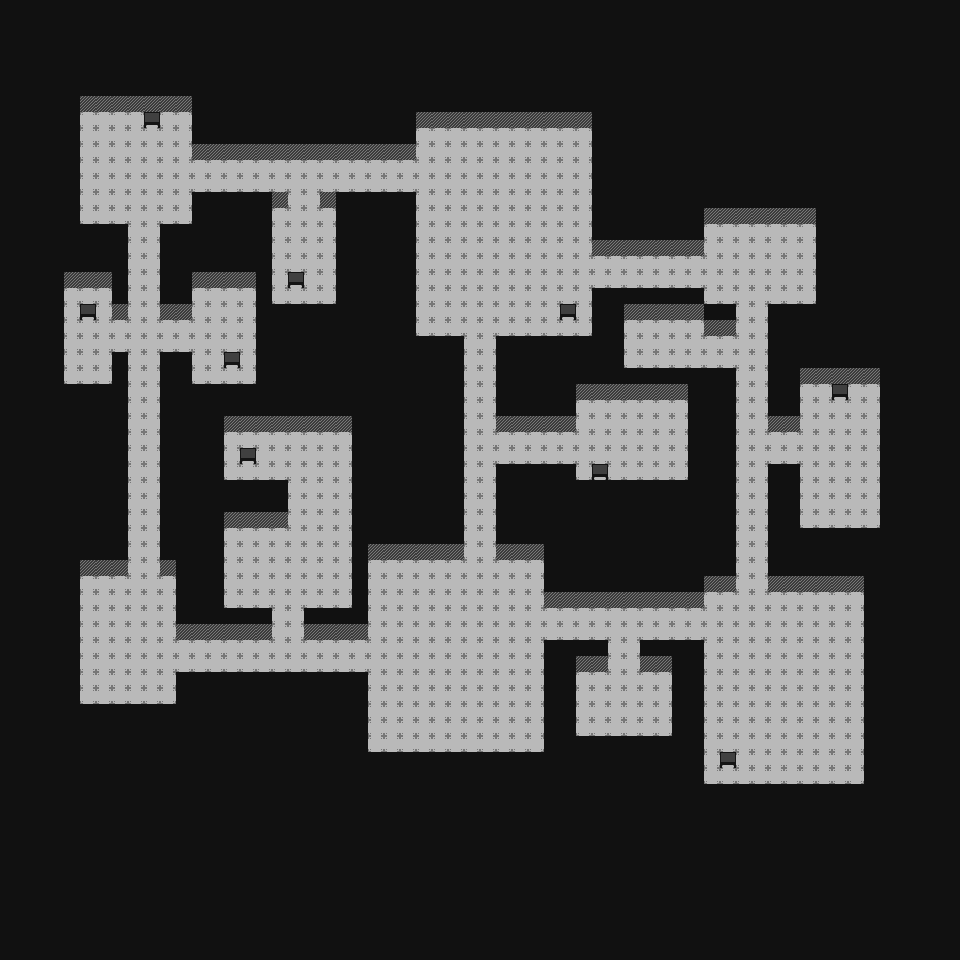

A 2D game scene composited from a Tiled map and its tileset images. What follows is a short description and the map's XML, with each tile layer's data collapsed to a summary:
An orthogonal 60x60 tile map with 16x16 px tiles, 4 tile layers (Roof, Floor, Wall, Objects).

<map version="1.4" tiledversion="1.4.2" orientation="orthogonal" renderorder="right-down" width="60" height="60" tilewidth="16" tileheight="16" infinite="0" nextlayerid="5" nextobjectid="1">
 <tileset firstgid="1" source="Tiles2.tsx" />
 <layer id="3" name="Roof" width="60" height="60">
  <data>[3600 cells, 3600 non-empty, 1 distinct tile ids]</data>
 </layer>
 <layer id="1" name="Floor" width="60" height="60">
  <data>[3600 cells, 1016 non-empty, 1 distinct tile ids]</data>
 </layer>
 <layer id="2" name="Wall" width="60" height="60">
  <data>[3600 cells, 143 non-empty, 2 distinct tile ids]</data>
 </layer>
 <layer id="4" name="Objects" width="60" height="60">
  <data>[3600 cells, 7 non-empty, 1 distinct tile ids]</data>
 </layer>
</map>
